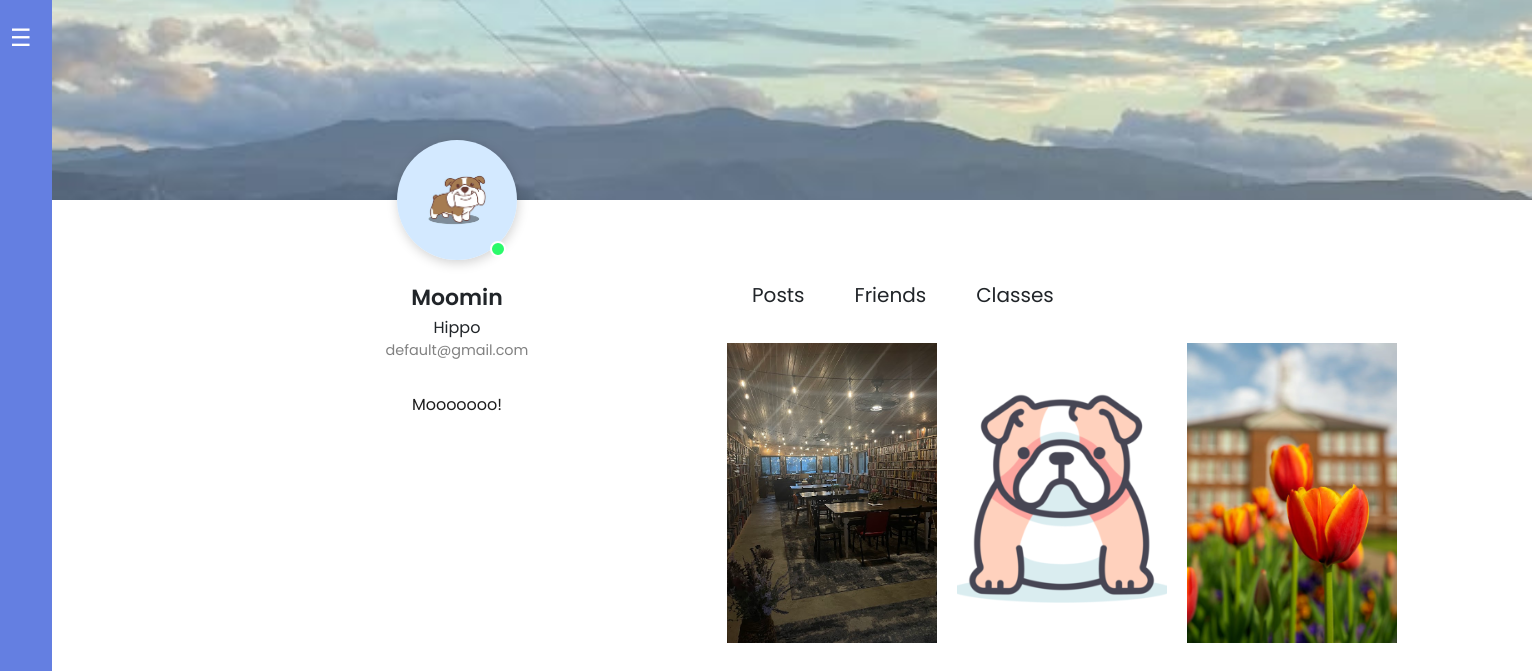
The app's page /other_profile/Mooo (signed in) with its own data.
### User_DB.py (models this page shows, shortened)
class User(db.Model, UserMixin):
    __tablename__ = 'users'  # Define the table name
    id = Column(Integer, primary_key=True, autoincrement=True)  # Auto-incrementing primary key
    username = Column(String(50), unique=True, nullable=False)  # Username field, must be unique
    email = Column(String(100), unique=True, nullable=False)  # Email field, must be unique
    password = Column(String(100), nullable=False)  # Password field
    bio = Column(String(100), nullable = True, server_default="About Me")
    nickname = Column(String(50), unique=False, nullable = True, server_default="nickname")  # Username field, must be unique
    is_teacher = Column(Boolean, unique=False, nullable = False)  # Username field, must be unique
    profile_picture = db.Column(db.String(100), nullable=True)  # Profile picture field
    friends = db.relationship(
     'User',
     secondary=friends_table,
     primaryjoin=id==friends_table.c.user_id,
     secondaryjoin=id==friends_table.c.friend_id,
     backref='added_by'
 )
    display_picture = db.Column(db.String(100), nullable=True)  # Display picture field
    major = db.Column(db.String(100), nullable=True)  # Major field
    photo1 = db.Column(db.String(150), nullable=True)
    photo2 = db.Column(db.String(150), nullable=True)
    photo3 = db.Column(db.String(150), nullable=True)

### app.py (the view)
@app.route("/other_profile/<username>", methods=['GET', 'POST'])
@login_required
def other_profile(username):
    user = get_user_by_username(db.session, username)
    form = SettingsForm()
    return render_template('other_profile.html', user = user, form=form)

### User_DB.py (called while the page is built)
def get_user_by_username(db_session, username: str):
    user_exists = db_session.query(User).filter(User.username == username).first()
    if Verbose:
        flash(f"User with username {username}: {user_exists}")
        if not user_exists:
            flash(f'No user "{username}" exists.')
    return user_exists

### main.py (called while the page is built)
@login_manager.user_loader
def load_user(user_id):
    return User.query.get(int(user_id))

### templates/other_profile.html (shortened to what this page needs)
<!DOCTYPE html>
<html lang="en">
<head>
    <link rel = "stylesheet" href = "../static/profile/other_profile.css">
    <link rel='stylesheet' href='https://cdnjs.cloudflare.com/ajax/libs/twitter-bootstrap/4.1.3/css/bootstrap.min.css'>
    <link rel='stylesheet' href='https://cdnjs.cloudflare.com/ajax/libs/font-awesome/5.12.1/css/all.min.css'>
    <link rel="stylesheet" href="https://cdnjs.cloudflare.com/ajax/libs/font-awesome/6.1.1/css/all.min.css"/>
<body>
  <div class="sidebar">
    <button id="toggleSidebar" class="toggle-btn">☰</button>
    <div style = "flex-grow: 1;"></div>
  </div>
    <div class="header__wrapper">
      <header></header>
      <div class="cols__container">
        <div class="left__col">
          <div class="img__container">
            {% if user.profile_picture %}
              <img src="{{ url_for('static', filename='/profile_pictures/' + user.profile_picture) }}" alt="Profile Picture">
            {% else %}
              <img src="{{ url_for('static', filename='/profile_pictures/def.jpg') }}" alt="Default Profile Picture">
            {% endif %}
          <span></span>
          </div>
          {%if user.nickname%}
          <h2>{{user.nickname}}</h2>
          {%else%}
          <h2> No nickname</h2>
          {%endif%}
          {%if user.major%}
          {{user.major}}
          {%else%}
          <p> No major</p>
          {%endif%}
          <p>{{user.email}}</p>
          <div class="content">
            <p>
                <br>
                {%if user.bio%}
                {{user.bio}}
                {%else%}
                <p> No bio</p>
                {%endif%}
            </p>
          </div>
        </div>
        <div class="right__col">
          <nav>
            <ul>
                <div class = "mytabs">
                    <label for="tabPosts">Posts</label>
                    <div class = 'tab'>
                      <div class="photos" >
                        {% if user.photo1 %}
                          <img src = "{{ url_for('static', filename='/profile_pictures/' + (user.photo1)) }}" alt = "Post 1" style="height:300px;">
                        {% else %}
                          <img src = "{{ url_for('static', filename='/profile_pictures/photodef.jpg') }}" alt = "Post 1" style="height:300px;">
                        {% endif %}
                        {% if user.photo2 %}
                          <img src = "{{ url_for('static', filename='/profile_pictures/' + (user.photo2)) }}" alt = "Post 2" style="height:300px;">
                        {% else %}
                          <img src = "{{ url_for('static', filename='/profile_pictures/photodef.jpg') }}" alt = "Post 2" style="height:300px;">
                        {% endif %}
                        {% if user.photo3 %}
                          <img src = "{{ url_for('static', filename='/profile_pictures/' + (user.photo3)) }}" alt = "Post 3" style="height:300px;">
                        {% else %}
                          <img src = "{{ url_for('static', filename='/profile_pictures/photodef.jpg') }}" alt = "Post 3" style="height:300px;">
                        {% endif %}
                      </div>
                    </div>
                    <label for="tabFriends">Friends</label>
                    <label for="tabAboutMe">Classes</label>
              </div>
            </ul>
          </nav>
        </div>
      </div>
    </div>
</body>
</html>

### static/profile/other_profile.css (style rules this page uses)
* { margin: 0; padding: 0; box-sizing: border-box; font-family: 'Poppins', sans-serif; }
body { font-family: 'Poppins', sans-serif; background: white; color: #3a3a3a; display: flex; min-height: 100vh; }
.sidebar { width: 60px; background-color: #647fe1; color: white; padding: 20px 10px; display: flex; flex-direction: column; gap: 15px; transition: width 0.3s ease; }
.toggle-btn { background: none; border: none; color: white; font-size: 1.5rem; cursor: pointer; margin-bottom: 20px; align-self: flex-start; }
ul { list-style-type: none; margin: 0; padding: 0; display: flex; align-items: center; }
.header__wrapper header { width: 1480px; margin:0; padding:0; background: url("../images/clouds.jpg") no-repeat 100% 60% / cover; height:200px; }
.header__wrapper .cols__container .left__col { padding: 25px 20px; text-align: center; position: relative; }
.header__wrapper .cols__container .left__col .img__container { position: absolute; top: -60px; left: 50%; transform: translatex(-50%); }
.header__wrapper .cols__container .left__col .img__container img { width: 120px; height: 120px; object-fit: cover; border-radius: 50%; display: block; box-shadow: 1px 3px 12px rgba(0, 0, 0, 0.18); }
.header__wrapper .cols__container .left__col .img__container span { position: absolute; background: #2afa6a; width: 16px; height: 16px; border-radius: 50%; bottom: 3px; right: 11px; border: 2px solid #fff; }
.header__wrapper .cols__container .left__col h2 { margin-top: 60px; font-weight: 600; font-size: 22px; margin-bottom: 5px; }
.header__wrapper .cols__container .left__col p { font-size: 0.9rem; color: #818181; margin: 0; }
.header__wrapper .cols__container .content p { font-size: 1rem; color: #1d1d1d; line-height: 1.8em; }
.header__wrapper .cols__container .right__col nav { display: flex; align-items: center; padding: 30px 0; justify-content: space-between; flex-direction: column; }
.header__wrapper .cols__container .right__col nav ul { display: flex; gap: 20px; flex-direction: column; }
.header__wrapper .cols__container .right__col .photos { display: grid; grid-template-columns: repeat(auto-fill, minmax(190px, 1fr)); gap: 20px; margin-right: 80px; }
.header__wrapper .cols__container .right__col .photos img { max-width: 100%; display: block; height: 100%; object-fit: cover; }
@media (min-width: 868px) { .header__wrapper .cols__container { max-width: 1250px; margin-left: 200px; width: 90%; justify-content: space-between; display: grid; grid-template-columns: 1fr 2fr; gap: 50px; } }
@media (min-width: 868px) { .header__wrapper .cols__container .left__col { padding: 25px 0px; } }
@media (min-width: 868px) { .header__wrapper .cols__container .right__col .mytabs .tab { height: 365px; overflow: auto; padding: 0 0 30px; } }
@media (min-width: 1017px) { .header__wrapper .cols__container .left__col { margin: 0; margin-left:10px; } }
@media (min-width: 1017px) { .header__wrapper .cols__container .right__col nav { flex-direction: row; } }
.mytabs { display:flex; flex-wrap: wrap; max-width: 800px; margin: 0px auto; padding: 25px }
.mytabs label { padding: 25px; font-size: 20px; }
.mytabs .tab { order:2; padding: 20px; width: 100%; display:none; }
.mytabs input[type='radio']:checked + label + .tab { display: block; }
.mytabs input[type='radio']:checked + label { background: fixed; }

### records on screen
User: profile_picture (picture), nickname "Moomin", major "Hippo", email "default@gmail.com", bio "Mooooooo!", photo1 (picture), photo2 (picture), photo3 (picture)
